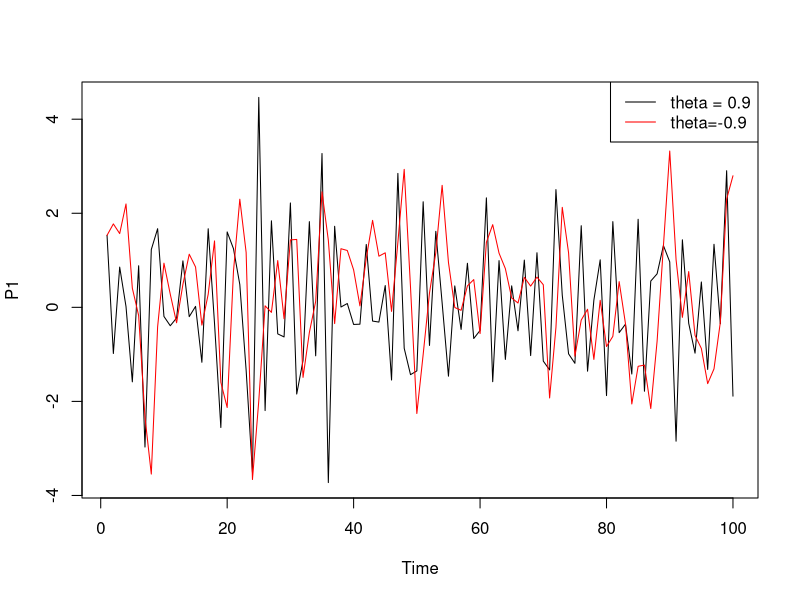
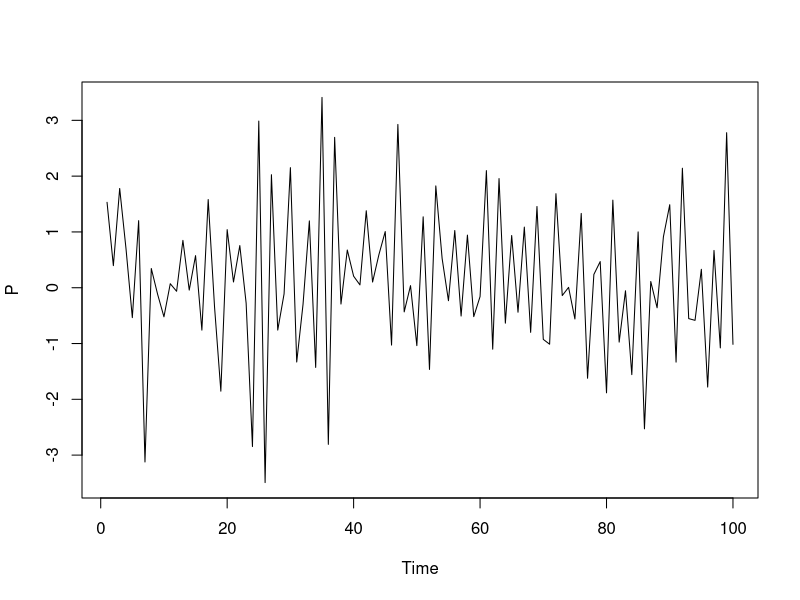
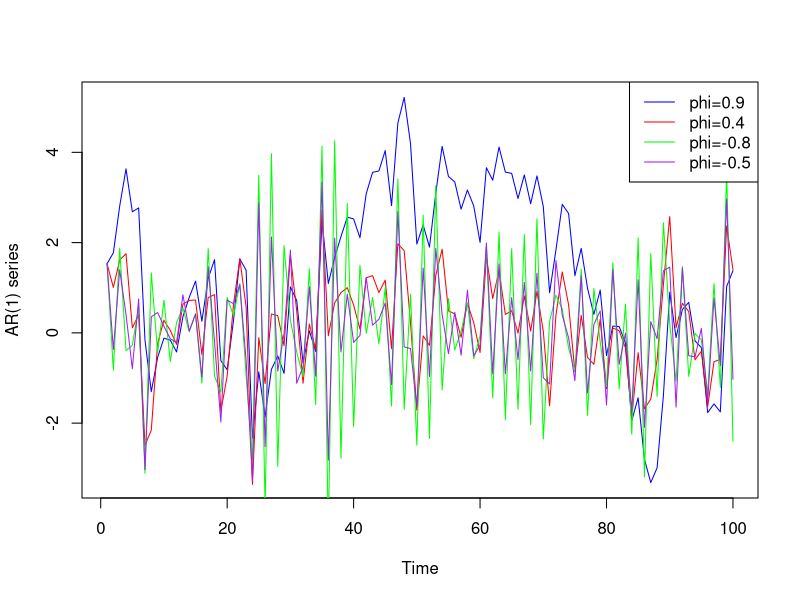
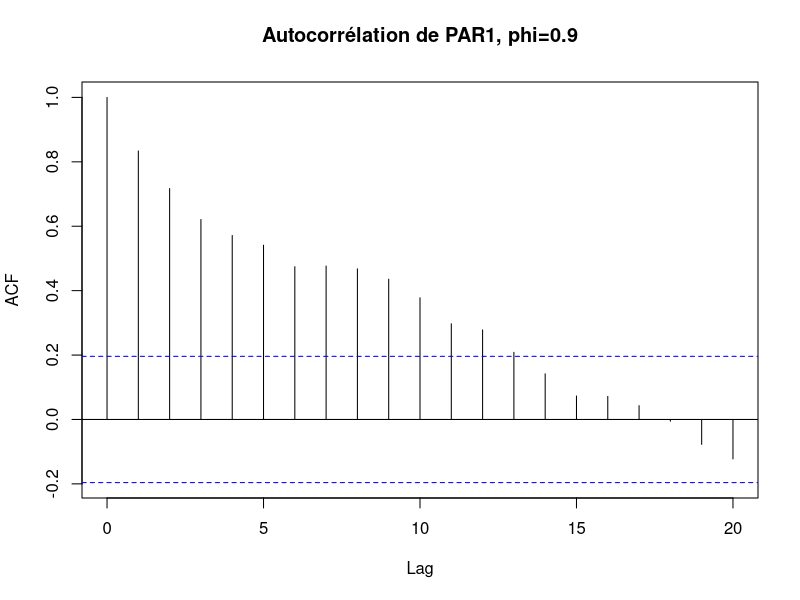
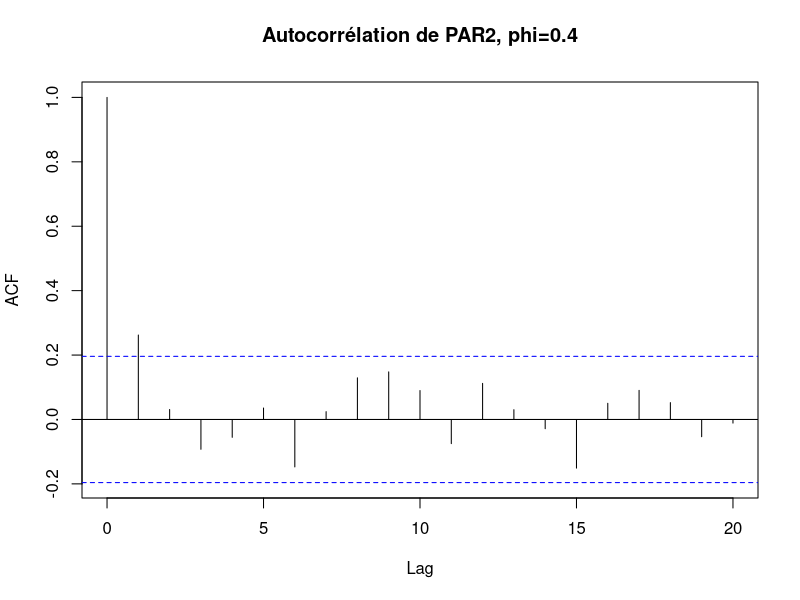
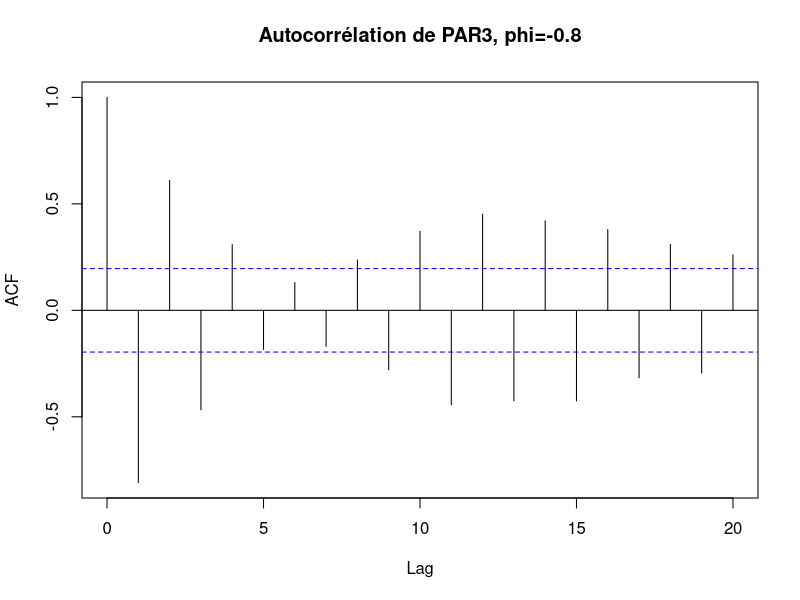
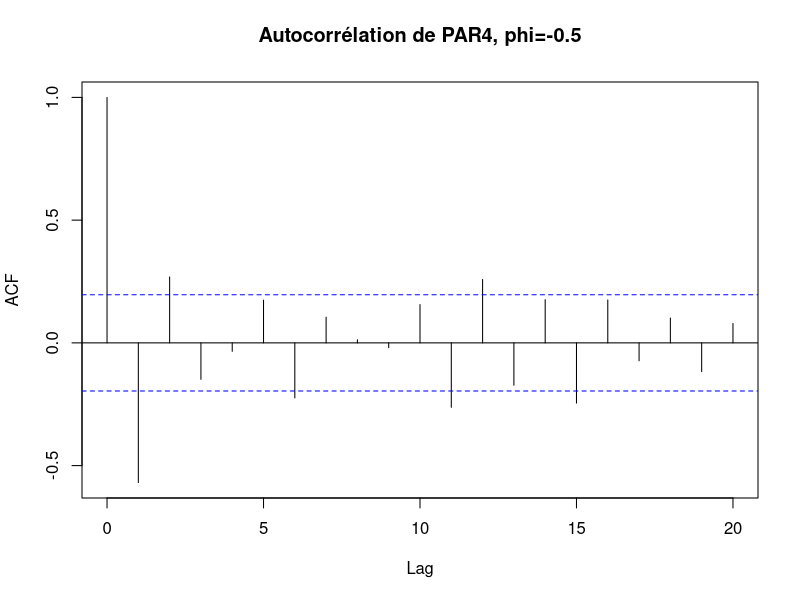
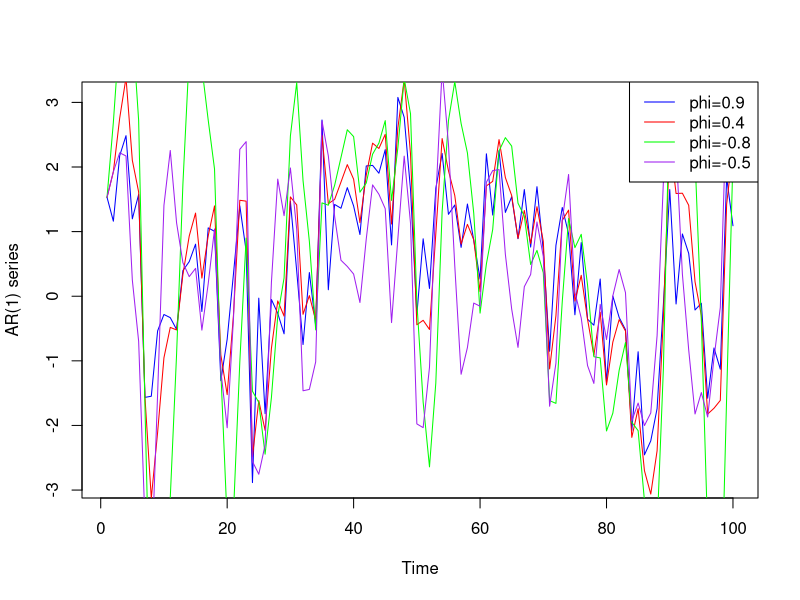

Write R code to recreate these figures, in order.
## ---- chunk 1
n = 100
epsilons = rnorm(n, 0, 1)

MA1 = function(theta, epsilons){
  Yts = c(epsilons[1])
  n = length(epsilons)
  for(i in 2:n){
    Yts[i] = -theta * epsilons[i-1] + epsilons[i]
  }
  Yts
}
P1 = MA1(0.9, epsilons)
P2 = MA1(-0.9, epsilons)

plot(P1, type="l", xlab="Time", ylab="P1")
lines(P2, col="red")
legend("topright", legend=c("theta = 0.9", "theta=-0.9"), col=c("black", "red"), lty=1)
## ---- chunk 2
MA2 = function(theta, epsilons){
  Yts = c(epsilons[1], epsilons[2])
  n = length(epsilons)
  for(i in 3:n){
    Yts[i] = -theta[1] * epsilons[i-1] - theta[2] * epsilons[i-2] + epsilons[i]
  }
  Yts
}
P = MA2(c(0.5, -0.5), epsilons)
plot(P, type="l", xlab="Time", ylab="P")
## ---- chunk 3
AR1 = function(phi, epsilons){
  Yts = c(epsilons[1])
  n = length(epsilons)
  for(i in 2:n){
    Yts[i] = phi * Yts[i-1] + epsilons[i]
  }
  Yts
}
PAR1 = AR1(0.9, epsilons)
PAR2 = AR1(0.4, epsilons)
PAR3 = AR1(-0.8, epsilons)
PAR4 = AR1(-0.5, epsilons)
plot(PAR1, type="l", col="blue", xlab="Time", ylab="AR(1) series")
lines(PAR2, col="red")
lines(PAR3, col="green")
lines(PAR4, col="purple")
legend("topright", legend=c("phi=0.9","phi=0.4","phi=-0.8","phi=-0.5"),
       col=c("blue","red","green","purple"), lty=1)
## ---- chunk 4
acf(PAR1, main="Autocorrélation de PAR1, phi=0.9")
acf(PAR2, main="Autocorrélation de PAR2, phi=0.4")
acf(PAR3, main="Autocorrélation de PAR3, phi=-0.8")
acf(PAR4, main="Autocorrélation de PAR4, phi=-0.5")
## ---- chunk 5
AR2 = function(phi, epsilons){
  Yts = c(epsilons[1])
  n = length(epsilons)
  for(i in 2:n){
    if(i == 2){
      Yts[i] = phi[1] * Yts[i-1] + epsilons[i]
    }
    else{
      Yts[i] = phi[1] * Yts[i-1] + phi[2] * Yts[i-2] + epsilons[i]
    }
  }
  Yts
}
PAR1 = AR2(c(0.5, 0.25), epsilons)
PAR2 = AR2(c(1, -0.25), epsilons)
PAR3 = AR2(c(1.5, -0.75), epsilons)
PAR4 = AR2(c(1, -0.6), epsilons)
plot(PAR1, type="l", col="blue", xlab="Time", ylab="AR(1) series")
lines(PAR2, col="red")
lines(PAR3, col="green")
lines(PAR4, col="purple")
legend("topright", legend=c("phi=0.9","phi=0.4","phi=-0.8","phi=-0.5"),
       col=c("blue","red","green","purple"), lty=1)
